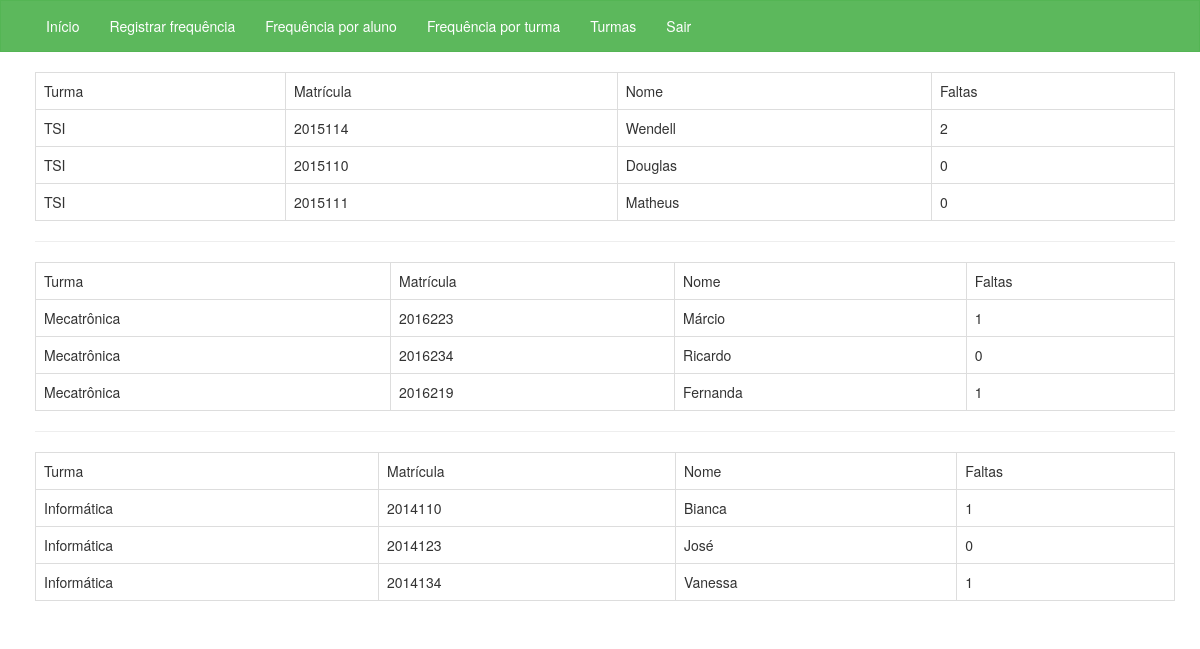
/appfrequencia/frequencia/turma/ (signed in), run on the app's committed database.
### appfrequencia/models.py (models this page shows)
class Aluno(models.Model):
    id_turma = models.ForeignKey(Turma, on_delete=models.CASCADE)
    matricula = models.IntegerField(default=0)
    nome = models.CharField(max_length=60)
    def __str__(self):
        return str(self.matricula)

### appfrequencia/views.py (the view)
@login_required(login_url="login")
def frequencia_por_turma(request):
    alunos_tsi = Aluno.objects.filter(id_turma__id_turma=1)
    alunos_meca = Aluno.objects.filter(id_turma__id_turma=2)
    alunos_info = Aluno.objects.filter(id_turma__id_turma=3)
    frequencias = Frequencia.objects.all()
    faltas_tsi = []
    for aluno in alunos_tsi:
        faltou = False
        for frequencia in frequencias:
            if not faltou and str(aluno.matricula) == str(frequencia.matricula):
                faltas_tsi.append(frequencia.faltas)
                faltou = True
            elif faltou and str(aluno.matricula) == str(frequencia.matricula):
                faltas_tsi[-1] += frequencia.faltas
        if not faltou:
            faltas_tsi.append(0)
    faltas_meca = []
    for aluno in alunos_meca:
        faltou = False
        for frequencia in frequencias:
            if not faltou and str(aluno.matricula) == str(frequencia.matricula):
                faltas_meca.append(frequencia.faltas)
                faltou = True
            elif faltou and str(aluno.matricula) == str(frequencia.matricula):
                faltas_meca[-1] += frequencia.faltas
        if not faltou:
            faltas_meca.append(0)
    faltas_info = []
    for aluno in alunos_info:
        faltou = False
        for frequencia in frequencias:
            if not faltou and str(aluno.matricula) == str(frequencia.matricula):
                faltas_info.append(frequencia.faltas)
                faltou = True
            elif faltou and str(aluno.matricula) == str(frequencia.matricula):
                faltas_info[-1] += frequencia.faltas
        if not faltou:
            faltas_info.append(0)
    return render(request, "frequencia_turma.html", {'alunos_tsi' : alunos_tsi,
                                                     'alunos_meca' : alunos_meca,
                                                     'alunos_info' : alunos_info,
                                                     'frequencias' : frequencias,
                                                     'faltas_tsi' : faltas_tsi,
                                                     'faltas_info' : faltas_info,
                                                     'faltas_meca' : faltas_meca})

### appfrequencia/templatetags/index.py (called while the page is built)
@register.filter()
def index(list, i):
    return list[int(i)]

### templates/frequencia_turma.html (shortened to what this page needs)
<!DOCTYPE html>
<html lang="pt-br">
<head>
    <link href="https://maxcdn.bootstrapcdn.com/bootstrap/3.3.6/css/bootstrap.min.css" rel="stylesheet">
</head>
<body>
<nav class="navbar navbar-default">
    <div class="container-fluid">
        <div class="collapse navbar-collapse" id="bs-example-navbar-collapse-1">
            <ul class="nav navbar-nav">
                <li><a href="{% url 'home' %}">Início</a></li>
                <li><a href="{% url 'frequencia' %}">Registrar frequência</a></li>
                <li><a href="{% url 'frequencia_por_aluno' %}">Frequência por aluno</a></li>
                <li><a href="{% url 'frequencia_por_turma' %}">Frequência por turma</a></li>
                <li><a href="{% url 'turmas' %}">Turmas</a></li>
                <li><a href="{% url 'logout' %}">Sair</a></li>
            </ul>
        </div>
    </div>
</nav>
{% load index %}
<div class="container">
    <table class="table table-bordered">
        <tr>
            <td>Turma</td>
            <td>Matrícula</td>
            <td>Nome</td>
            <td>Faltas</td>
        </tr>
        {% for aluno in alunos_tsi %}
            <tr>
                <td>TSI</td>
                <td>{{ aluno.matricula }}</td>
                <td>{{ aluno.nome }}</td>
                <td>{{ faltas_tsi|index:forloop.counter0 }}</td>
            </tr>
        {% endfor %}
    </table>
    <hr/>
    <table class="table table-bordered">
        <tr>
            <td>Turma</td>
            <td>Matrícula</td>
            <td>Nome</td>
            <td>Faltas</td>
        </tr>
        {% for aluno in alunos_meca %}
            <tr>
                <td>Mecatrônica</td>
                <td>{{ aluno.matricula }}</td>
                <td>{{ aluno.nome }}</td>
                <td>{{ faltas_meca|index:forloop.counter0 }}</td>
            </tr>
        {% endfor %}
    </table>
    <hr/>
    <table class="table table-bordered">
        <tr>
            <td>Turma</td>
            <td>Matrícula</td>
            <td>Nome</td>
            <td>Faltas</td>
        </tr>
        {% for aluno in alunos_info %}
            <tr>
                <td>Informática</td>
                <td>{{ aluno.matricula }}</td>
                <td>{{ aluno.nome }}</td>
                <td>{{ faltas_meca|index:forloop.counter0 }}</td>
            </tr>
        {% endfor %}
    </table>
</div>
</body>
</html>

### templates/frequencia_turma.html (style rules this page uses)
.container { margin-left: 20px; }
.navbar-default { background-color: #5cb85c; border-color: #54b554; border-radius: 0; }
.navbar-default .navbar-nav > li > a { color: #FFFFFF !important; }

### data on the page
Aluno: matricula "2015114", nome "Wendell", counter0 "2"
Aluno: matricula "2015110", nome "Douglas", counter0 "0"
Aluno: matricula "2015111", nome "Matheus", counter0 "0"
Aluno: matricula "2016223", nome "Márcio", counter0 "1"
Aluno: matricula "2016234", nome "Ricardo", counter0 "0"
Aluno: matricula "2016219", nome "Fernanda", counter0 "1"
Aluno: matricula "2014110", nome "Bianca", counter0 "1"
Aluno: matricula "2014123", nome "José", counter0 "0"
Aluno: matricula "2014134", nome "Vanessa", counter0 "1"
